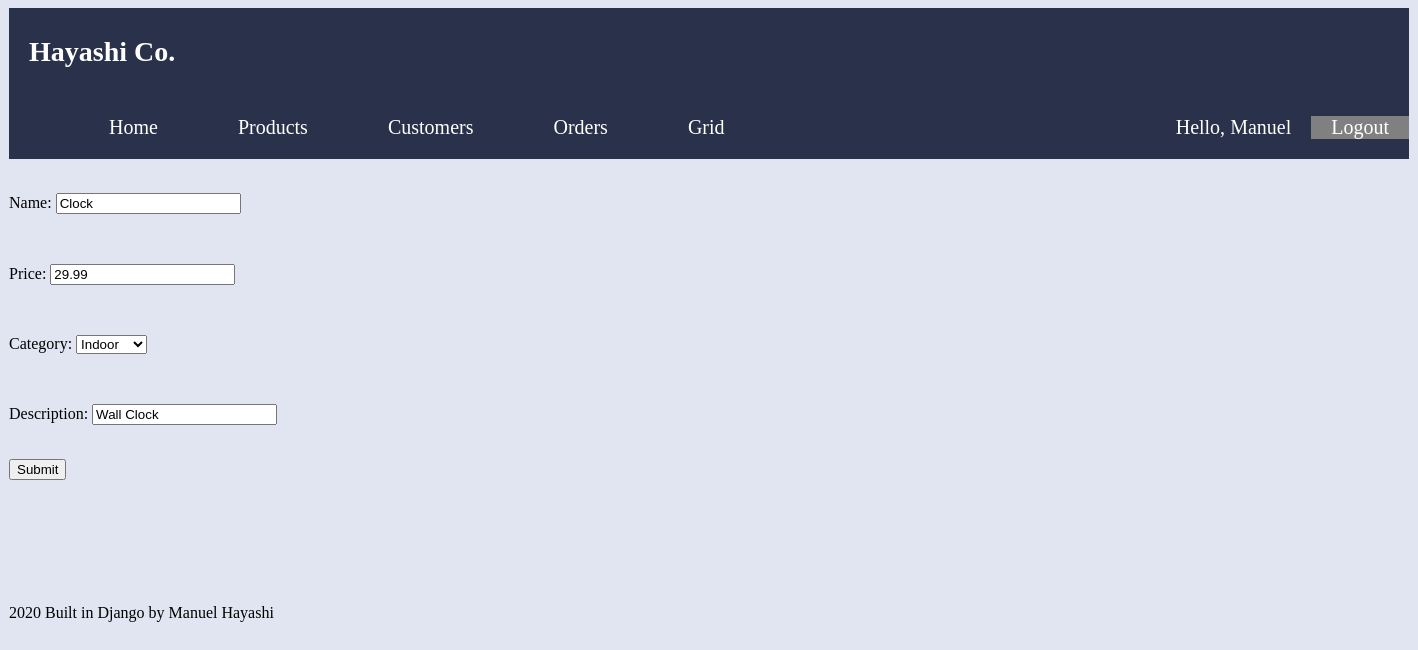
Screenshot of /update_product/1 (signed in) with the database file from the repository.
### base/models.py (models this page shows, shortened)
class Product(models.Model):
    CATEGORY = (
        ('Indoor', 'Indoor'),
        ('Outdoor', 'Outdoor'),
    )
    name = models.CharField(max_length=200, null=True)
    price = models.FloatField(null=True)
    category = models.CharField(max_length=200, null=True, choices=CATEGORY)
    description = models.CharField(max_length=200, null=True, blank=True)
    date_created = models.DateTimeField(auto_now_add=True, null=True)

### base/views.py (the view)
# urls.py: path('update_product/<int:id>', views.updateProduct, name="update_product"),
@login_required(login_url='login')
def updateProduct(request, id):
    product = Product.objects.get(pk=id)
    form = ProductForm(instance=product)
    if request.method =='POST':
        form = ProductForm(request.POST, instance=product)
        if form.is_valid():
            print(form)
            form.save()
            return redirect('/products/')
    context = {'form': form}
    return render(request, 'base/product_form.html', context)

### base/forms.py
class ProductForm(ModelForm):
    class Meta:
        model = Product
        fields = ['id', 'name', 'price', 'category', 'description']

### base/templates/base/product_form.html (shortened to what this page needs)
{% extends 'base/main.html' %}
{% block content %}
<form action="" method="POST">
    <div>
        <br>
        <p>Name: {{form.name}}
        </p>
        <br>
        <p>Price: {{form.price}}
        </p>
        <br>
        <p>Category: {{form.category}}
        </p>
        <br>
        <p>Description: {{form.description}}
        </p>
        <br>
    </div>
    <input type="submit" name="submit">
</form>
{% endblock %}

### base/templates/base/navbar.html
{% load static %}
<!DOCTYPE html>
<html>
<head>
    <link rel="stylesheet" href="{% static '/css/main.css' %}" type="text/css"/>
</head>
<div class="nav-bar">
    <div class="top-nav"><h3>Hayashi Co.</h3></div>
    <div class="left-nav">
        <ul id="navlines">
            <li><a id="l1" href="{% url 'home' %}">Home</a></li>
            <li><a id="l2" href="{% url 'products' %}">Products</a></li>
            <li><a id="l3" href="{% url 'customers' %}">Customers</a></li>
            <li><a id="l3" href="{% url 'orders' %}">Orders</a></li>
            <li><a id="l4" href="{% url 'gridtest' %}">Grid</a></li>
        </ul>
    </div>
    <div class="right-nav">
        <a id="r1">Hello, {{ request.user }}</a>
        <a id="r2" href="{% url 'logout' %}">Logout</a>
    </div>
</div>

### static/css/main.css (style rules this page uses)
h3 { font-size: 28px; }
body { background-color: #e1e5f2 }
a { text-decoration: none; }
ul { list-style: none; display: flex; }
.nav-bar { font-size: 20px; color: white; display: grid; grid-template-columns: 1fr 1fr; grid-template-areas: 'top-nav top-nav' 'left-nav right-nav'; }
.top-nav { color: white; background-color: #2a324b; padding-left: 20px; grid-area: top-nav; }
.left-nav { color: white; grid-area: left-nav; background-color: #2a324b; }
.right-nav { grid-area: right-nav; background-color: #2a324b; display: flex; justify-content: flex-end; align-items: center; }
.right-nav #r2 { background: gray; color: white; }
#navlines li { display: inline-block; margin-left: 40px; }
#l1, #l2, #l3, #l4 { color: white; padding-left: 20px; padding-right: 20px; }
#r1, #r2 { padding-left: 20px; padding-right: 20px; }

### rows the page displays
Product: name "Clock", price "29.99", category "Indoor", description "Wall Clock"

### other values shown
{{ request.user }} "Manuel"
